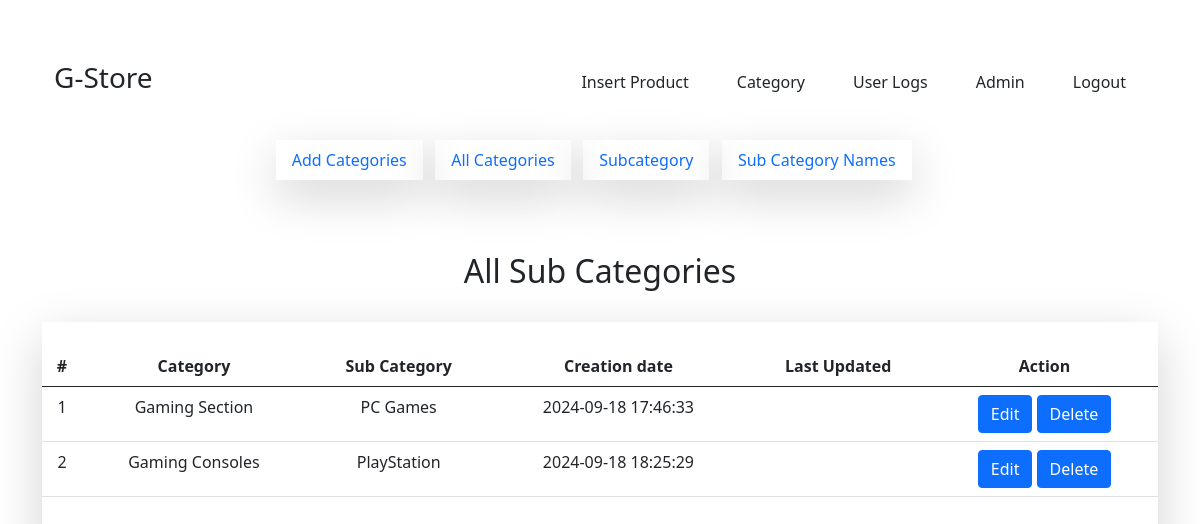
Screenshot of /admin/subcat.php (signed in) with the database file from the repository.
### tables this page shows
CREATE TABLE `subcategory` (
  `id` int(11) NOT NULL,
  `categoryid` int(11) DEFAULT NULL,
  `subcategory` varchar(255) DEFAULT NULL,
  `creationDate` timestamp NULL DEFAULT current_timestamp(),
  `updationDate` varchar(255) DEFAULT NULL
);

CREATE TABLE `category` (
  `id` int(11) NOT NULL,
  `categoryName` varchar(255) DEFAULT NULL,
  `categoryDescription` longtext DEFAULT NULL,
  `creationDate` timestamp NOT NULL DEFAULT current_timestamp(),
  `updationDate` varchar(255) DEFAULT NULL
);

### admin/subcat.php (the view, shortened to what this page needs)
<?php
include('include/config.php');
if(strlen($_SESSION['alogin'])==0)
	{
header('location:index.php');
}
else{
?>
<!DOCTYPE html>
<html lang="en">
<head>
	<link type="text/css" href="bootstrap/css/bootstrap-responsive.min.css" rel="stylesheet">
	<link href="https://cdn.jsdelivr.net/npm/bootstrap@5.0.0-beta1/dist/css/bootstrap.min.css" rel="stylesheet">
</head>
<body>
<?php include 'include/nav.php' ?>
	<br>
<section class=" text-center text-lg-left ">
<ul class="nav justify-content-center">
  <li class="nav-item">
    <a class="nav-link active shadow-lg" aria-current="page" href="category.php">Add Categories</a>
  </li>
  <li class="nav-item">
    <a class="nav-link shadow-lg" href="show.php">All Categories</a>
  </li>
  <li class="nav-item">
  <a class="nav-link shadow-lg" href="Subcategory.php">Subcategory</a>
  </li>
  <li class="nav-item">
			<a class="nav-link shadow-lg" href="Subcat.php">Sub Category Names </a>
		</li>
</ul>
<br>
	<div >
		<div class="container ">
	<br><br>
					<div class="content">
						<div class="module">
						<div class="module-head">
								<h2>All Sub Categories</h2>
							</div><br>
							<div class="module-body shadow-lg">
									<br />
	<div class="module">
							<div class="module-body table">
								<table cellpadding="0" cellspacing="0" border="0" class="datatable-1 table table-hover	 display" width="100%">
									<thead>
										<tr>
											<th>#</th>
											<th>Category</th>
											<th>Sub Category</th>
											<th>Creation date</th>
											<th>Last Updated</th>
											<th>Action</th>
										</tr>
									</thead>
									<tbody>
<?php $query=mysqli_query($con,"select subcategory.id,category.categoryName,subcategory.subcategory,subcategory.creationDate,subcategory.updationDate from subcategory join category on category.id=subcategory.categoryid");
$cnt=1;
while($row=mysqli_fetch_array($query))
{
?>
										<tr>
											<td><?php echo htmlentities($cnt);?></td>
											<td><?php echo htmlentities($row['categoryName']);?></td>
											<td><?php echo htmlentities($row['subcategory']);?></td>
											<td> <?php echo htmlentities($row['creationDate']);?></td>
											<td><?php echo htmlentities($row['updationDate']);?></td>
											<td>
											<a href="EditSubcategory.php?id=<?php echo $row['id']?>" class="btn btn-primary" >Edit</a>
											<a href="subcat.php?id=<?php echo $row['id']?>&del=delete" class="btn btn-primary">Delete</a></td>
										</tr>
										<?php $cnt=$cnt+1; } ?>
								</table>
							</div>
						</div>
	<br><br>
					</div>
				</div>
			</div>
		</div>
	</div>
</body>
<?php } ?>

### rows the page displays
subcategory: categoryid.categoryName "Gaming Section", subcategory "PC Games", creationDate "2024-09-18 17:46:33"
subcategory: categoryid.categoryName "Gaming Consoles", subcategory "PlayStation", creationDate "2024-09-18 18:25:29"
